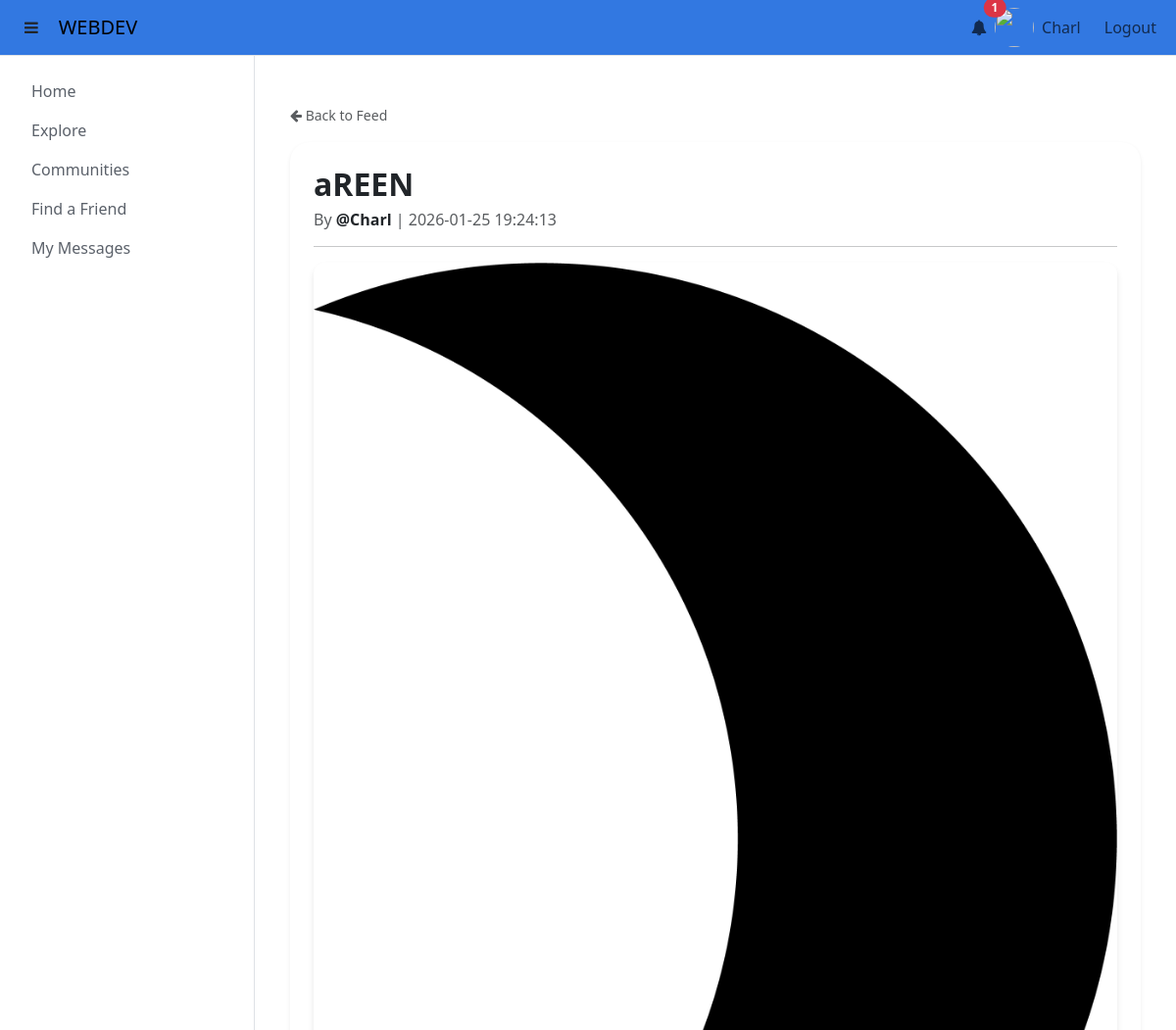
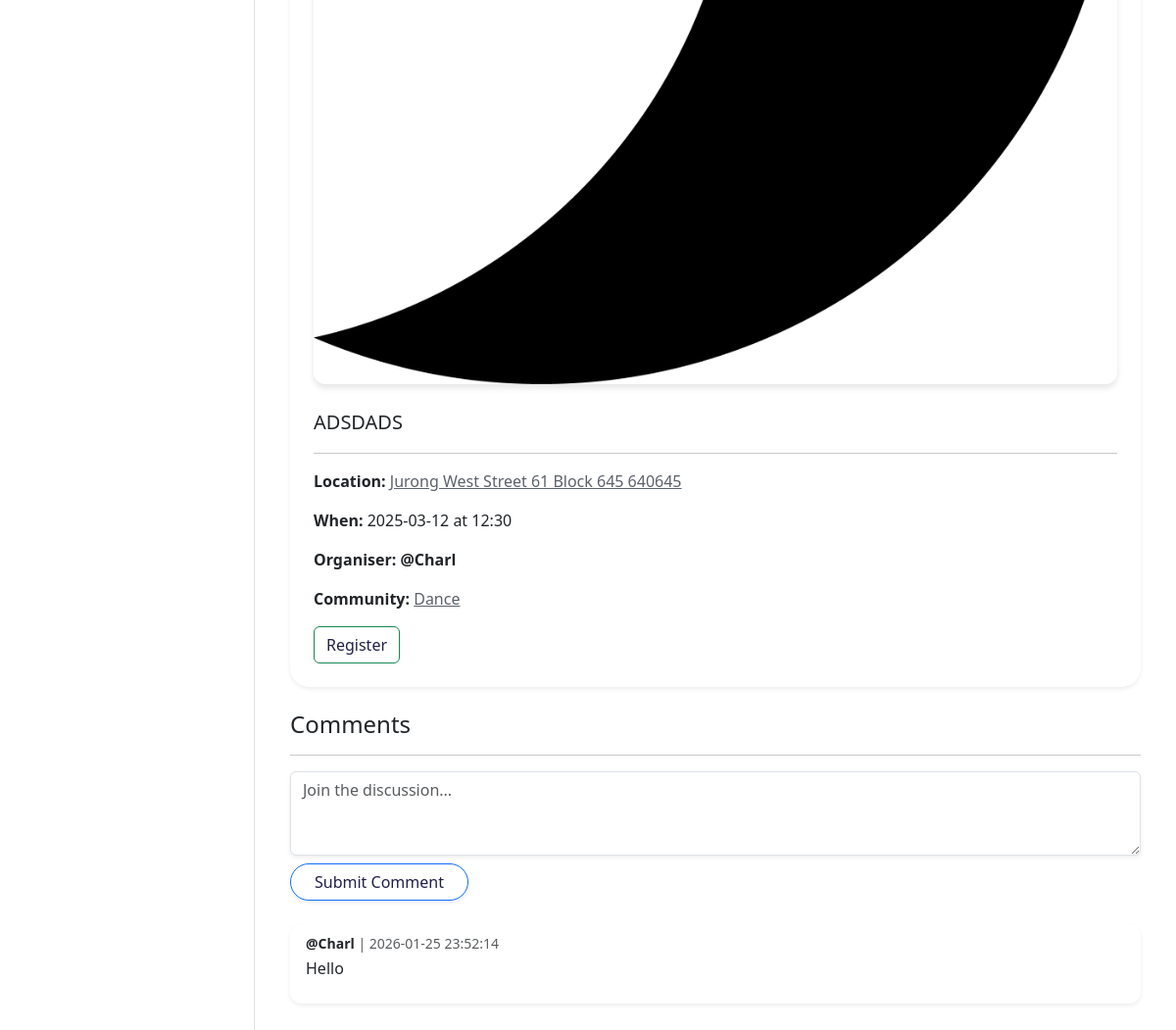
Page /post/10 (signed in) on the earlier database version (2 pictures, top to bottom).
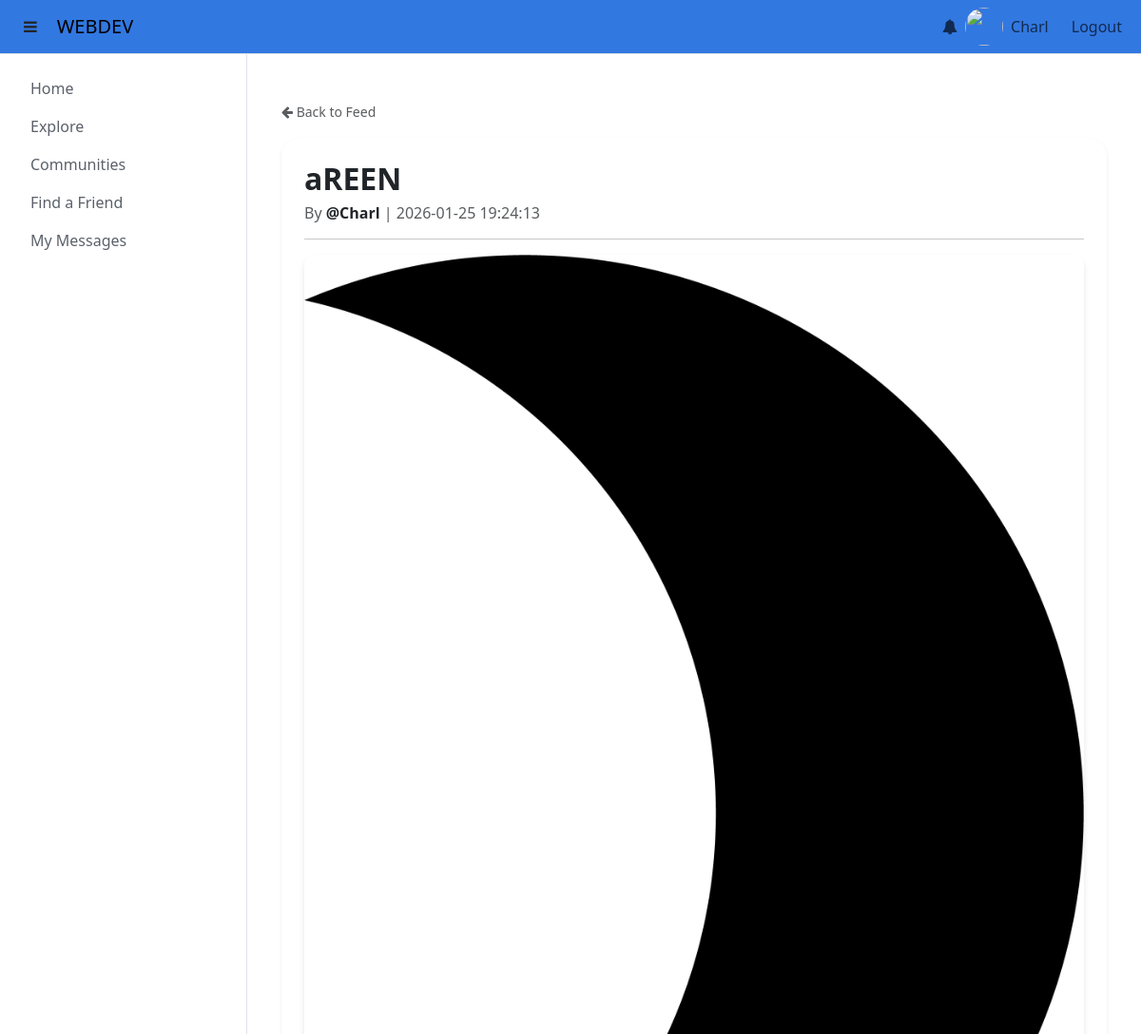
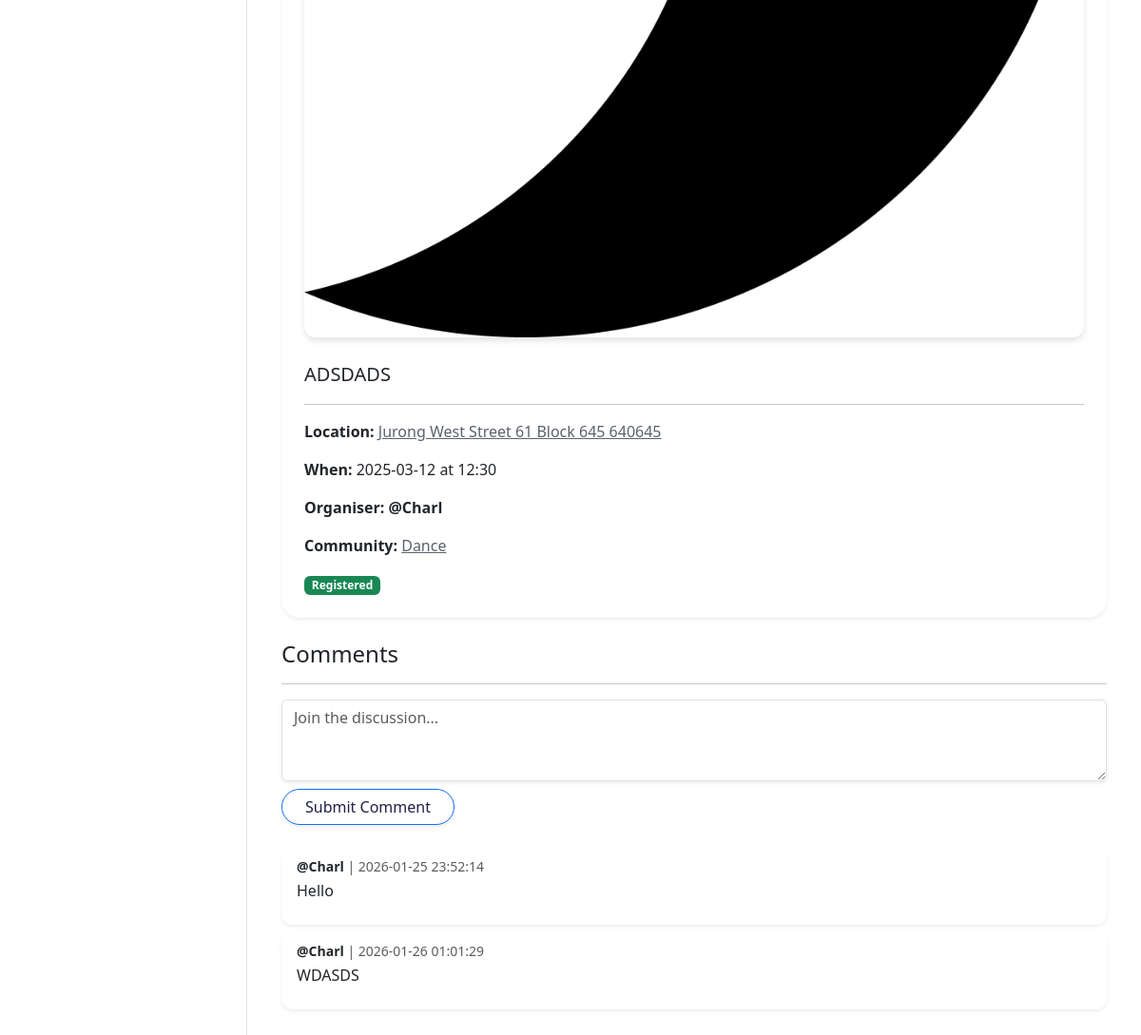
Same page on the later database version (2 pictures, top to bottom).
### tables this page shows
CREATE TABLE users (
            user_id INTEGER PRIMARY KEY AUTOINCREMENT,
            username TEXT UNIQUE NOT NULL,
            password TEXT NOT NULL,
            email TEXT NOT NULL,
            phone TEXT NOT NULL,
            age INT NOT NULL
        );

CREATE TABLE posts (
            post_id INTEGER PRIMARY KEY AUTOINCREMENT,
            user_id INTEGER NOT NULL,
            community_id INTEGER NOT NULL,
            title TEXT NOT NULL,
            content TEXT,
            created_at DATETIME DEFAULT CURRENT_TIMESTAMP, image_url TEXT, post_type TEXT DEFAULT 'general',
            FOREIGN KEY(user_id) REFERENCES users(user_id) ON DELETE CASCADE,
            FOREIGN KEY(community_id) REFERENCES communities(community_id) ON DELETE CASCADE
        );

CREATE TABLE event_posts (
            post_id INTEGER PRIMARY KEY,         -- same ID as posts table
            organiser_id INTEGER NOT NULL,       -- defaults to post creator
            location TEXT,
            event_date DATE,
            event_time TIME,
            FOREIGN KEY(post_id) REFERENCES posts(post_id) ON DELETE CASCADE,
            FOREIGN KEY(organiser_id) REFERENCES users(user_id) ON DELETE CASCADE
        );

CREATE TABLE communities (
            community_id INTEGER PRIMARY KEY AUTOINCREMENT,
            name TEXT UNIQUE NOT NULL,
            description TEXT
        );

CREATE TABLE comments (
            comment_id INTEGER PRIMARY KEY AUTOINCREMENT,
            post_id INTEGER NOT NULL,
            user_id INTEGER NOT NULL,
            content TEXT NOT NULL,
            created_at DATETIME DEFAULT CURRENT_TIMESTAMP,
            FOREIGN KEY(post_id) REFERENCES posts(post_id) ON DELETE CASCADE,
            FOREIGN KEY(user_id) REFERENCES users(user_id) ON DELETE CASCADE
        );

### main.py (the view, shortened to what this page needs)
@app.route('/post/<int:post_id>', methods=['GET', 'POST'])
def openpost(post_id):
    conn = get_db()
    username = session.get('username')
    post = conn.execute("""
        SELECT p.*,
               e.location, e.event_date, e.event_time, e.organiser_id,
               u.username AS creator_username,
               c.community_id, c.name AS community_name,
               org.username AS organiser_username
        FROM posts p
        JOIN users u ON p.user_id = u.user_id
        JOIN communities c ON p.community_id = c.community_id
        LEFT JOIN event_posts e ON p.post_id = e.post_id
        LEFT JOIN users org ON e.organiser_id = org.user_id
        WHERE p.post_id = ?
    """, (post_id,)).fetchone()
    if not post:
        return "Post not found.", 404
    post_dict = dict(post)
    post_dict['username'] = post_dict['organiser_username'] if post_dict['post_type'] == 'event' and post_dict['organiser_username'] else post_dict['creator_username']
    comments = conn.execute("""
        SELECT c.comment_id, c.content, c.created_at, u.username
        FROM comments c
        JOIN users u ON c.user_id = u.user_id
        WHERE c.post_id = ?
        ORDER BY c.created_at ASC
    """, (post_id,)).fetchall()
    is_registered = False
    if session.get('user_id') and post_dict['post_type'] == 'event':
        result = conn.execute("""
            SELECT 1 FROM event_registrations
            WHERE post_id = ? AND user_id = ?
        """, (post_id, session['user_id'])).fetchone()
        is_registered = bool(result)
    return render_template(
        'openpost.html',
        post=post_dict,
        comments=comments,
        is_registered=is_registered
    )

### helpers.py (called while the page is built)
def connect_db():
    sql = sqlite3.connect(DATABASE)
    sql.row_factory = sqlite3.Row
    sql.execute("PRAGMA foreign_keys = ON")
    return sql

def get_db():
    if not hasattr(g, 'sqlite3_db'):
        g.sqlite3_db = connect_db()
    return g.sqlite3_db

### main.py (called while the page is built)
def mention_to_link(text):
    if not text:
        return ""
    mention_pattern = r'@(\w+)'
    def replace_with_link(match):
        clean_username = match.group(1)
        conn = get_db()
        user_exists = conn.execute(
            "SELECT 1 FROM users WHERE username = ?", (clean_username,)
        ).fetchone()
        if user_exists:
            link = url_for('userprofile', username=clean_username)
            return f'<a href="{link}" class="text-primary text-decoration-none fw-bold">@{clean_username}</a>'
        return f'@{clean_username}'
    return re.sub(mention_pattern, replace_with_link, text)

### templates/openpost.html (shortened to what this page needs)
{% extends 'base.html' %}
{% block body %}
<div class="container mt-4">
    <div class="mb-3">
        <a href="{{ url_for('index') }}" class="text-decoration-none text-muted small">
            <i class="fa fa-arrow-left"></i> Back to Feed
        </a>
    </div>
    <div class="card mb-4 shadow-sm border-0">
        <div class="card-body p-4">
            <h2 class="card-title fw-bold">{{ post['title'] | mention | safe }}</h2>
            <h6 class="text-muted mb-3">
                By <a href="{{ url_for('userprofile', username=post['username']) }}" class="commenter-link">@{{ post['username'] }}</a>
                | {{ post['created_at'] }}
            </h6>
            <hr>
            {% if post['image_url'] %}
            <div class="post-image-container text-center mb-4">
                <img src="{{ post['image_url'] }}" class="post-image img-fluid">
            </div>
            {% endif %}
            <p class="card-text fs-5" style="white-space: pre-wrap;">{{ post['content'] | mention | safe }}</p>
            {% if post['post_type'] == 'event' %}
            <hr>
            <div class="event-details mb-3">
                {% if post['location'] %}
                <p><strong>Location:</strong> <a href="https://maps.google.com/?q={{ post['location'] }}" target="_blank">{{ post['location'] }}</a></p>
                {% endif %}
                {% if post['event_date'] and post['event_time'] %}
                <p><strong>When:</strong> {{ post['event_date'] }} at {{ post['event_time'] }}</p>
                {% endif %}
                {% if post['organiser_id'] %}
                <p><strong>Organiser:</strong> <a href="{{ url_for('userprofile', username=post['organiser_username']) }}" class="commenter-link">@{{ post['organiser_username'] }}</a></p>
                {% endif %}
                {% if post['community_id'] %}
                <p><strong>Community:</strong> <a href="{{ url_for('community', community_id=post['community_id']) }}">{{ post['community_name'] }}</a></p>
                {% endif %}
            </div>
{% if not is_registered %}
<form method="POST" class="d-inline">
    <button type="submit" class="btn btn-success me-2">Register</button>
</form>
{% else %}
<span class="badge bg-success me-2">Registered</span>
{% endif %}
            {% endif %}
        </div>
    </div>
    <h4>Comments</h4>
    <hr>
    {% if session.get('username') %}
    <form method="POST" class="mb-4">
        <div class="mb-2">
            <textarea name="content" class="form-control shadow-sm" rows="3" placeholder="Join the discussion..." required></textarea>
        </div>
        <button type="submit" class="btn btn-primary rounded-pill px-4 shadow-sm">Submit Comment</button>
    </form>
    {% endif %}
    <div id="commentsList">
        {% if comments %}
            {% for comment in comments %}
            <div class="card mb-2 shadow-sm comment-card border-0">
                <div class="card-body position-relative">
                    <h6 class="card-subtitle text-muted mb-1 small">
                        <a href="{{ url_for('userprofile', username=comment['username']) }}" class="commenter-link">@{{ comment['username'] }}</a>
                        | {{ comment['created_at'] }}
                    </h6>
                    <div class="card-text mb-2">{{ comment['content'] | mention | safe }}</div>
                </div>
            </div>
            {% endfor %}
        {% else %}
            <p class="text-muted italic px-2">No comments yet. Be the first to say something!</p>
        {% endif %}
    </div>
</div>
{% endblock %}

### templates/base.html (shortened to what this page needs)
<!DOCTYPE html>
<html lang="en">
<head>
    <link href="https://cdn.jsdelivr.net/npm/bootstrap@5.3.8/dist/css/bootstrap.min.css" rel="stylesheet">
    <link rel="stylesheet" href="https://cdnjs.cloudflare.com/ajax/libs/font-awesome/4.7.0/css/font-awesome.min.css">
    <link rel="stylesheet" href="{{ url_for('static', filename='main.css') }}">
</head>
<body>
    <nav id="topnavbar" class="navbar navbar-expand-lg navbar-light border-bottom">
        <div class="container-fluid">
            <div class="d-flex align-items-center">
                <button id="sidebarToggle" class="btn me-2">
                    <i class="fa fa-bars"></i>
                </button>
                <a class="navbar-brand mb-0" href="{{ url_for('index') }}">WEBDEV</a>
            </div>
            <div class="collapse navbar-collapse" id="navbarNav">
                <ul class="navbar-nav ms-auto align-items-center">
                    {% if logged_in %}
                        <li class="nav-item dropdown">
                            <a class="nav-link position-relative" href="#" data-bs-toggle="dropdown">
                                <i class="fa fa-bell"></i>
                                {% if unread_count > 0 %}
                                    <span class="position-absolute top-0 start-100 translate-middle badge bg-danger rounded-pill">
                                        {{ unread_count }}
                                    </span>
                                {% endif %}
                            </a>
                        </li>
                        <li class="nav-item d-flex align-items-center me-3">
                            <img src="{{ url_for('static', filename='profile.jpg') }}"
                                 class="rounded-circle me-2" width="40" height="40">
                            <a class="nav-link p-0" href="{{ url_for('userprofile', username=username) }}">
                                {{ username }}
                            </a>
                        </li>
                        <li class="nav-item">
                            <a class="nav-link" href="{{ url_for('logout') }}">Logout</a>
                        </li>
                    {% endif %}
                </ul>
            </div>
        </div>
    </nav>
    <div id="layoutWrapper" class="d-flex w-100">
        <nav id="sidebar" class="border-end">
            <ul id="sidenav" class="nav flex-column p-3">
                <li class="nav-item">
                    <a class="nav-link" href="{{ url_for('index') }}">Home</a>
                </li>
                <li class="nav-item">
                    <a class="nav-link" data-bs-toggle="collapse" href="#communityMenu">Explore</a>
                </li>
                <li class="nav-item">
                    <a class="nav-link" data-bs-toggle="collapse" href="#usercommunityMenu">Communities</a>
                </li>
                <li class="nav-item">
                    <a class="nav-link" href="{{ url_for('find_a_friend_hub') }}">Find a Friend</a>
                </li>
                <li class="nav-item">
                    <a class="nav-link" href="{{ url_for('my_messages') }}">My Messages</a>
                </li>
            </ul>
        </nav>
        <div id="maincontent" class="flex-grow-1 p-4">
            {% block body %}{% endblock %}
        </div>
    </div>
</body>
</html>

### static/main.css (style rules this page uses)
body { height: 100%; overflow-y: hidden; }
#topnavbar { background-color: #3278e1; }
#layoutWrapper { display: flex; min-height: calc(100vh - 70px); transition: all 0.3s ease; }
#sidebar { width: 260px; min-height: calc(100vh - 70px); transition: all 0.3s ease; overflow-y: auto; }
#maincontent { flex: 1; min-height: calc(100vh - 70px); overflow-y: scroll; padding: 10px; transition: all 0.3s ease; }
body { overflow-y: hidden; height: 100%; }
#sidenav { min-height: calc(100dvh - 55px); }
#maincontent { height: calc(100dvh - 55px); overflow-y: scroll; padding: 10px; }
#sidenav { overflow-y: scroll; background-color: WHITE; }
#sidebar li a { color: #5B616A; }
a { color: #5B616A; }
#maincontent { flex: 1; height: calc(100vh - 70px); overflow: scroll; padding: 0; display: flex; flex-direction: column; }
form button.btn[type="submit"], form input.btn[type="submit"] { background-color: #ffffff; color: rgb(32, 32, 74); }
div, .card { border-radius: 20px; }

### templates/openpost.html (style rules this page uses)
.comment-card { transition: all 0.3s ease; border-radius: 12px; }
.commenter-link { color: #212529 !important; font-weight: 600; text-decoration: none; }
.post-image { max-width: 100%; height: auto; border-radius: 12px; margin: 0 auto 15px; display: block; box-shadow: 0 4px 6px rgba(0,0,0,0.1); }

Differences in the rows shown:
added comments: username "Charl", created_at "2026-01-26 01:01:29", content|mention "WDASDS"
Other differences:
{{ unread_count }}: "1" → (not shown)
text no longer shown: "Register"
text now shown: "Registered"
